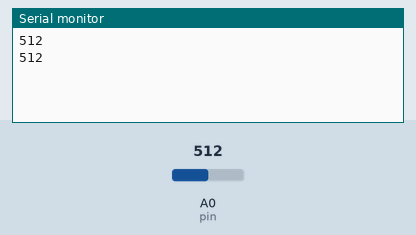
The sketch below on a simulated Arduino Uno, built with avr-gcc and run on an emulated ATmega328P. Shown: the last lines printed to the serial monitor. The test bench sets the inputs (shaded band); at power-on: A0 (pin) = 512.

Above: at 1.8 s.
1.9 s: A0 (pin) set to 716
At 2.8 s:
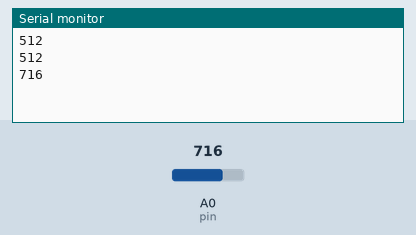
3.4 s: A0 (pin) set to 900
At 4.8 s:
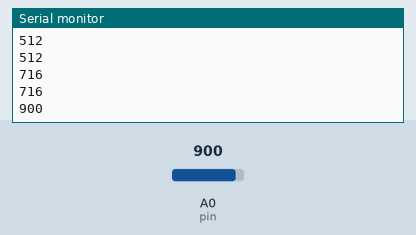
Timing chart, 0 to 6.4 s (numbered marks = the images above; inputs shaded):
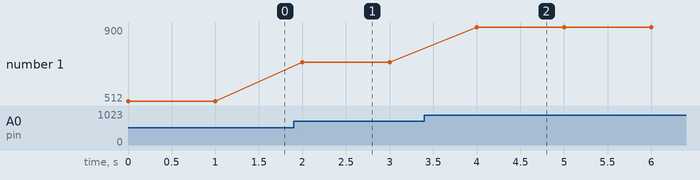

Measured:
- after the input at 1.9 s, the serial monitor: prints a new line after 0.10 s (image 1)
- after the input at 3.4 s, the serial monitor: prints a new line after 0.60 s (image 2)
- plotted number 1: 512 → 716 after the input at 1.9 s, 716 → 900 after the input at 3.4 s

The sketch:

KY018-photoresistor.ino
```cpp
int pin=A0;
int value;
int dt=1000;

void setup() {
  // put your setup code here, to run once:
  Serial.begin(9600);
pinMode(pin,INPUT);
}

void loop() {
  // put your main code here, to run repeatedly:
  value=analogRead(pin);
Serial.println(value);
if(value>300){digitalWrite(6,1);digitalWrite(5,0);}
else{digitalWrite(5,1);digitalWrite(6,0);}
delay(dt);
}
```
